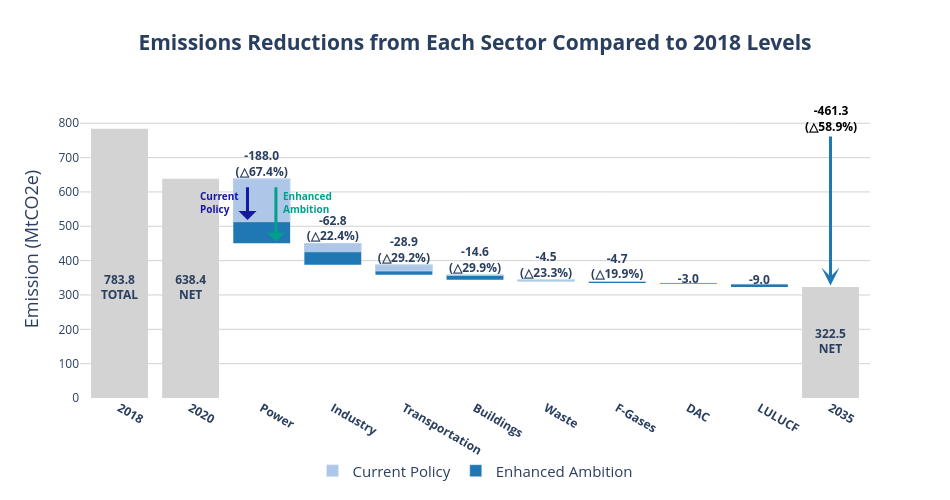

Notebook code cell kept with this figure:
### Code cell
data = pd.DataFrame({
    "category": [
        "2018",
        "2020",
        "Power", "Industry", "Transportation", "Buildings", "Waste", "F-Gases", "DAC", "LULUCF", 
        "2035"
    ],
})

fig = go.Figure()

# Start and end bars
fig.add_trace(go.Waterfall(
    name="Enhanced Ambition",
    orientation="v",
    measure=["absolute"] * 2 + ["relative"] * 8 + ["total"],
    x=data["category"],
    y=[emiss_2018, emiss_2020, power_ep, ind_ep, trn_ep, bld_ep, waste_ep, fgas_ep, dac_ep, lulucf_ep, emiss_2035_ep],
    base=0,
    connector={"visible": False},
    decreasing={"marker": {"color": "#1f77b4"}},   # enhanced ambition
    increasing={"marker": {"color": "#FF6692"}},   # current policies
    totals={"marker": {"color": "lightgray"}},
    showlegend=False
))


# Add Current Policy overlays just for Coal categories
fig.add_trace(go.Bar(
    name="Current Policy",
    x=["Power", "Industry", "Transportation", "Buildings", "Waste", "F-Gases", "DAC", "LULUCF"],
    y=[power_cp, ind_cp, trn_cp, bld_cp, waste_cp, fgas_cp, dac_cp, lulucf_cp],  # smaller reductions
    base=[power_base, ind_base, trn_base, bld_base, waste_base, fgas_base, dac_base, lulucf_base],  # position on top of previous waterfall step
    marker_color="#AEC7E8",
    showlegend=False
))

fig.update_layout(
    width=950,
    height=500,
    font=dict(size=12),
    plot_bgcolor='white',
    paper_bgcolor='white',
    title="<b>Emissions Reductions from Each Sector Compared to 2018 Levels</b>",
    title_font_size=21,
    title_x=0.5,

)

# Add dummy scatter trace to label bar values at center
fig.add_trace(go.Scatter(
    x=["2018", "2020", "2035"],
    y=[emiss_2020 / 2, emiss_2020 / 2, emiss_2035_ep / 2],
    mode="text",
    text=[f"<b>{emiss_2018:.1f}<br>TOTAL</b>", f"<b>{emiss_2020:.1f}<br>NET</b>", f"<b>{emiss_2035_ep:.1f}<br>NET</b>"],
    textposition="middle center",
    showlegend=False
))

# Add dummy scatter trace to label bar values at center
fig.add_trace(go.Scatter(
    x=["Power", "Industry", "Transportation", "Buildings", "Waste", "F-Gases", "DAC", "LULUCF"],
    #-190.5, -73.8, -28.9, -15.9, -4.5, -4.9, -3.0, -9
    y=[x+40 for x in [power_base, ind_base, trn_base, bld_base, waste_base, fgas_base]] + [y + 10 for y in [dac_base, lulucf_base]],
    mode="text",
    text=[f"<b>{power_ep:.1f}<br>(△{rr_power:.1f}%)</b>", f"<b>{ind_ep:.1f}<br>(△{rr_ind:.1f}%)</b>", f"<b>{trn_ep:.1f}<br>(△{rr_trn:.1f}%)</b>", 
          f"<b>{bld_ep:.1f}<br>(△{rr_bld:.1f}%)</b>", f"<b>{waste_ep:.1f}<br>(△{rr_waste:.1f}%)</b>", f"<b>{fgas_ep:.1f}<br>(△{rr_fgas:.1f}%)</b>",
          f"<b>{dac_ep:.1f}</b>", f"<b>{lulucf_ep:.1f}</b>"],
    textposition="middle center",
    showlegend=False
))

fig.add_trace(go.Bar(
    x=[None], y=[None],
    name="Current Policy",
    marker=dict(color="#AEC7E8"),
    showlegend=True,
    hoverinfo="skip"
))

fig.add_trace(go.Bar(
    x=[None], y=[None],
    name="Enhanced Ambition",
    marker=dict(color="#1f77b4"),
    showlegend=True,
    hoverinfo="skip"
))


fig.update_layout(
    legend=dict(
        orientation='h',
        yanchor='bottom',
        y=-0.3,
        xanchor='center',
        x=0.5,
        bgcolor='rgba(0,0,0,0)',
        borderwidth=0,
        font=dict(size=15)
    )
)

fig.update_layout(
    yaxis=dict(
        showgrid=True,
        gridcolor='lightgrey',
        title="Emission (MtCO2e)", title_font_size=18,
        tickvals=list(range(0, 801, 100)),
    )
)

fig.add_annotation(
    x=10, y=emiss_2035_ep + 5,        # 7 is the index of "2035" in the x-category list
    ax=10, ay=emiss_2018 + 30,
    xref="x", yref="y",
    axref="x", ayref="y",
    text=f"<b>{rd_ttl:.1f}<br>(△{rr_ttl:.1f}%)</b>",
    showarrow=True,
    arrowhead=3,
    arrowwidth=3,
    arrowsize=1,
    arrowcolor="#1f77b4",
    font=dict(size=12, color="black"),
    align="center"
)

fig.add_annotation(
    x=2 + 0.2, y=ind_base + 5,        # 7 is the index of "2035" in the x-category list
    ax=2 + 0.2, ay=emiss_2020,
    xref="x", yref="y",
    axref="x", ayref="y",
    # text="<b>Enhanced<br>Ambition</b>",
    showarrow=True,
    arrowhead=1,
    arrowwidth=3,
    arrowsize=1,
    arrowcolor="#00A08B",
    font=dict(size=10, color="#00A08B"),
    align="center"
)

fig.add_annotation(
    x=2 -0.2, y=emiss_2020 + power_cp + 5,        # 7 is the index of "2035" in the x-category list
    ax=2 - 0.2, ay=emiss_2020,
    xref="x", yref="y",
    axref="x", ayref="y",
    # text="<b>CoalOut</b>",
    showarrow=True,
    arrowhead=1,
    arrowwidth=3,
    arrowsize=1,
    arrowcolor="#1616A7",
    font=dict(size=10, color="#1616A7"),
    align="center"
)


fig.update_layout(
    xaxis=dict(
        tickvals=list(range(len(data['category']))),
        ticktext=[f"<b>{cat}</b>" for cat in data['category']],
        # tickfont=dict(size=15)
    )
)

fig.add_annotation(
    text="<b>Current<br>Policy</b>",
    # xref="paper", yref="paper",
    x=2-0.6, y=570,
    showarrow=False,
    font=dict(size=10, color="#1616A7"),
    align="left"
)

fig.add_annotation(
    text="<b>Enhanced<br>Ambition</b>",
    # xref="paper", yref="paper",
    x=2+0.65, y=570,
    showarrow=False,
    font=dict(size=10, color="#00A08B"),
    align="left"
)

fig

### Figure 1 — Plotly figure (JSON) as saved in the notebook; plotly's stock layout.template omitted (floating-point values rounded to 4 significant figures)
{"data": [{"base": 0, "connector": {"visible": false}, "decreasing": {"marker": {"color": "#1f77b4"}}, "increasing": {"marker": {"color": "#FF6692"}}, "measure": ["absolute", "absolute", "relative", "relative", "relative", "relative", "relative", "relative", "relative", "relative", "total"], "name": "Enhanced Ambition", "orientation": "v", "showlegend": false, "totals": {"marker": {"color": "lightgray"}}, "type": "waterfall", "x": ["2018", "2020", "Power", "Industry", "Transportation", "Buildings", "Waste", "F-Gases", "DAC", "LULUCF", "2035"], "y": [783.8, 638.4, -188.0, -62.75, -28.88, -14.6, -4.5, -4.7, -2.95, -9, 322.5]}, {"base": [638.4, 450.4, 387.6, 358.8, 344.1, 339.6, 334.9, 332], "marker": {"color": "#AEC7E8"}, "name": "Current Policy", "showlegend": false, "type": "bar", "x": ["Power", "Industry", "Transportation", "Buildings", "Waste", "F-Gases", "DAC", "LULUCF"], "y": [-125.3, -24.85, -18.2, -1.75, -2.19, 0, 0, 0]}, {"mode": "text", "showlegend": false, "text": ["<b>783.8<br>TOTAL</b>", "<b>638.4<br>NET</b>", "<b>322.5<br>NET</b>"], "textposition": "middle center", "type": "scatter", "x": ["2018", "2020", "2035"], "y": [319.2, 319.2, 161.2]}, {"mode": "text", "showlegend": false, "text": ["<b>-188.0<br>(△67.4%)</b>", "<b>-62.8<br>(△22.4%)</b>", "<b>-28.9<br>(△29.2%)</b>", "<b>-14.6<br>(△29.9%)</b>", "<b>-4.5<br>(△23.3%)</b>", "<b>-4.7<br>(△19.9%)</b>", "<b>-3.0</b>", "<b>-9.0</b>"], "textposition": "middle center", "type": "scatter", "x": ["Power", "Industry", "Transportation", "Buildings", "Waste", "F-Gases", "DAC", "LULUCF"], "y": [678.4, 490.4, 427.6, 398.8, 384.1, 379.6, 344.9, 342]}, {"hoverinfo": "skip", "marker": {"color": "#AEC7E8"}, "name": "Current Policy", "showlegend": true, "type": "bar", "x": [null], "y": [null]}, {"hoverinfo": "skip", "marker": {"color": "#1f77b4"}, "name": "Enhanced Ambition", "showlegend": true, "type": "bar", "x": [null], "y": [null]}], "layout": {"annotations": [{"align": "center", "arrowcolor": "#1f77b4", "arrowhead": 3, "arrowsize": 1, "arrowwidth": 3, "ax": 10, "axref": "x", "ay": 813.8, "ayref": "y", "font": {"color": "black", "size": 12}, "showarrow": true, "text": "<b>-461.3<br>(△58.9%)</b>", "x": 10, "xref": "x", "y": 327.5, "yref": "y"}, {"align": "center", "arrowcolor": "#00A08B", "arrowhead": 1, "arrowsize": 1, "arrowwidth": 3, "ax": 2.2, "axref": "x", "ay": 638.4, "ayref": "y", "font": {"color": "#00A08B", "size": 10}, "showarrow": true, "x": 2.2, "xref": "x", "y": 455.4, "yref": "y"}, {"align": "center", "arrowcolor": "#1616A7", "arrowhead": 1, "arrowsize": 1, "arrowwidth": 3, "ax": 1.8, "axref": "x", "ay": 638.4, "ayref": "y", "font": {"color": "#1616A7", "size": 10}, "showarrow": true, "x": 1.8, "xref": "x", "y": 518.1, "yref": "y"}, {"align": "left", "font": {"color": "#1616A7", "size": 10}, "showarrow": false, "text": "<b>Current<br>Policy</b>", "x": 1.4, "y": 570}, {"align": "left", "font": {"color": "#00A08B", "size": 10}, "showarrow": false, "text": "<b>Enhanced<br>Ambition</b>", "x": 2.65, "y": 570}], "font": {"size": 12}, "height": 500, "legend": {"bgcolor": "rgba(0,0,0,0)", "borderwidth": 0, "font": {"size": 15}, "orientation": "h", "x": 0.5, "xanchor": "center", "y": -0.3, "yanchor": "bottom"}, "paper_bgcolor": "white", "plot_bgcolor": "white", "title": {"font": {"size": 21}, "text": "<b>Emissions Reductions from Each Sector Compared to 2018 Levels</b>", "x": 0.5}, "width": 950, "xaxis": {"ticktext": ["<b>2018</b>", "<b>2020</b>", "<b>Power</b>", "<b>Industry</b>", "<b>Transportation</b>", "<b>Buildings</b>", "<b>Waste</b>", "<b>F-Gases</b>", "<b>DAC</b>", "<b>LULUCF</b>", "<b>2035</b>"], "tickvals": [0, 1, 2, 3, 4, 5, 6, 7, 8, 9, 10]}, "yaxis": {"gridcolor": "lightgrey", "showgrid": true, "tickvals": [0, 100, 200, 300, 400, 500, 600, 700, 800], "title": {"font": {"size": 18}, "text": "Emission (MtCO2e)"}}}}
